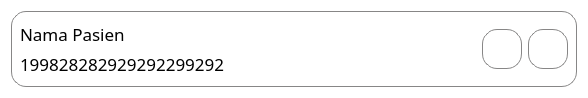
<?xml version="1.0" encoding="UTF-8"?>
<ui version="4.0">
 <class>containerPasien</class>
 <widget class="QWidget" name="containerPasien">
  <property name="geometry">
   <rect>
    <x>0</x>
    <y>0</y>
    <width>588</width>
    <height>98</height>
   </rect>
  </property>
  <property name="windowTitle">
   <string>Form</string>
  </property>
  <property name="styleSheet">
   <string notr="true">QWidget#containerPasien {
    background-color: #ffffff;
}

QPushButton{

	background-color: #ffffff;
    border: 1px solid #878686;
    border-radius: 10px;

}</string>
  </property>
  <layout class="QGridLayout" name="gridLayout">
   <item row="0" column="0">
    <widget class="QWidget" name="containerPasien1" native="true">
     <property name="styleSheet">
      <string notr="true">background-color: #ffffff;
border: 1px solid #878686;
border-radius: 15px;</string>
     </property>
     <layout class="QVBoxLayout" name="verticalLayout_2">
      <item>
       <layout class="QHBoxLayout" name="horizontalLayout_2">
        <item>
         <layout class="QVBoxLayout" name="verticalLayout">
          <item>
           <widget class="QLabel" name="username_patient">
            <property name="font">
             <font>
              <family>Poppins</family>
              <pointsize>13</pointsize>
              <bold>false</bold>
             </font>
            </property>
            <property name="styleSheet">
             <string notr="true">border: none;</string>
            </property>
            <property name="text">
             <string>Nama Pasien</string>
            </property>
           </widget>
          </item>
          <item>
           <widget class="QLabel" name="nik_patient">
            <property name="font">
             <font>
              <family>Poppins</family>
              <pointsize>13</pointsize>
              <bold>false</bold>
             </font>
            </property>
            <property name="styleSheet">
             <string notr="true">border: none;</string>
            </property>
            <property name="text">
             <string>199828282929292299292</string>
            </property>
           </widget>
          </item>
         </layout>
        </item>
        <item>
         <spacer name="horizontalSpacer">
          <property name="orientation">
           <enum>Qt::Orientation::Horizontal</enum>
          </property>
          <property name="sizeHint" stdset="0">
           <size>
            <width>188</width>
            <height>20</height>
           </size>
          </property>
         </spacer>
        </item>
        <item>
         <layout class="QHBoxLayout" name="horizontalLayout">
          <item>
           <widget class="QPushButton" name="btn_edit">
            <property name="minimumSize">
             <size>
              <width>40</width>
              <height>40</height>
             </size>
            </property>
            <property name="maximumSize">
             <size>
              <width>40</width>
              <height>40</height>
             </size>
            </property>
            <property name="text">
             <string/>
            </property>
            <property name="icon">
             <iconset resource="resources.qrc">
              <normaloff>:/src/images/icon edit.png</normaloff>:/src/images/icon edit.png</iconset>
            </property>
           </widget>
          </item>
          <item>
           <widget class="QPushButton" name="btn_delete">
            <property name="minimumSize">
             <size>
              <width>40</width>
              <height>40</height>
             </size>
            </property>
            <property name="maximumSize">
             <size>
              <width>40</width>
              <height>40</height>
             </size>
            </property>
            <property name="text">
             <string/>
            </property>
            <property name="icon">
             <iconset resource="resources.qrc">
              <normaloff>:/src/images/icon delete.png</normaloff>:/src/images/icon delete.png</iconset>
            </property>
           </widget>
          </item>
         </layout>
        </item>
       </layout>
      </item>
     </layout>
    </widget>
   </item>
  </layout>
 </widget>
 <resources>
  <include location="resources.qrc"/>
 </resources>
 <connections/>
</ui>
